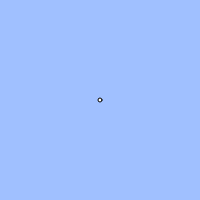
Frame 1 (no input)
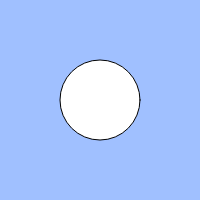
Frame 60 (no input)
Frame 120 (the mouse pressed at the canvas centre since frame 60): identical to frame 60, image omitted

The p5.js sketch that drew these frames (run headless with seeded random() and noise() and a simulated clock; from frame 60 on, the mouse is pressed at the canvas centre):

// p5.js sketch
// ── sketch.js
// 練習問題「心臓の鼓動のように大きくなったり小さくなったりする円」
let count;
let cycle;
let vcount;

function setup(){
  createCanvas(200, 200);
  count = 0;
  cycle = 100;
}

function draw(){
  background(160, 192, 255);
  if(keyIsDown(LEFT_ARROW)){
    count = (count + 2) % cycle;
  }
  if(keyIsDown(RIGHT_ARROW)){
    count = (count + 10) % cycle;
  }
  else{ count = (count + 1) % cycle;}

  if(count < 45){
    size=count*4
  }
  else{size = (100 - count)*2}
  // BLANK[1]
  ellipse(width / 2, height / 2, size);
}
